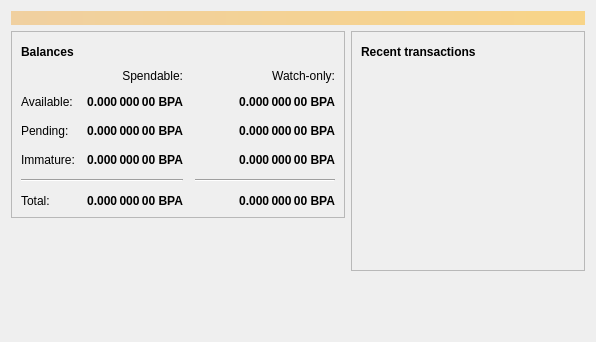
<?xml version="1.0" encoding="UTF-8"?>
<ui version="4.0">
 <class>OverviewPage</class>
 <widget class="QWidget" name="OverviewPage">
  <property name="geometry">
   <rect>
    <x>0</x>
    <y>0</y>
    <width>596</width>
    <height>342</height>
   </rect>
  </property>
  <property name="windowTitle">
   <string>Form</string>
  </property>
  <layout class="QVBoxLayout" name="topLayout">
   <item>
    <widget class="QLabel" name="labelAlerts">
     <property name="visible">
      <bool>false</bool>
     </property>
     <property name="styleSheet">
      <string notr="true">QLabel { background-color: qlineargradient(x1: 0, y1: 0, x2: 1, y2: 0, stop:0 #F0D0A0, stop:1 #F8D488); color:#000000; }</string>
     </property>
     <property name="wordWrap">
      <bool>true</bool>
     </property>
     <property name="margin">
      <number>3</number>
     </property>
     <property name="textInteractionFlags">
      <set>Qt::TextSelectableByMouse</set>
     </property>
    </widget>
   </item>
   <item>
    <layout class="QHBoxLayout" name="horizontalLayout" stretch="1,1">
     <item>
      <layout class="QVBoxLayout" name="verticalLayout_2">
       <item>
        <widget class="QFrame" name="frame">
         <property name="frameShape">
          <enum>QFrame::StyledPanel</enum>
         </property>
         <property name="frameShadow">
          <enum>QFrame::Raised</enum>
         </property>
         <layout class="QVBoxLayout" name="verticalLayout_4">
          <item>
           <layout class="QHBoxLayout" name="horizontalLayout_4">
            <item>
             <widget class="QLabel" name="label_5">
              <property name="font">
               <font>
                <weight>75</weight>
                <bold>true</bold>
               </font>
              </property>
              <property name="text">
               <string>Balances</string>
              </property>
             </widget>
            </item>
            <item>
             <widget class="QPushButton" name="labelWalletStatus">
              <property name="enabled">
               <bool>true</bool>
              </property>
              <property name="maximumSize">
               <size>
                <width>30</width>
                <height>16777215</height>
               </size>
              </property>
              <property name="toolTip">
               <string>The displayed information may be out of date. Your wallet automatically synchronizes with the Bitcoin network after a connection is established, but this process has not completed yet.</string>
              </property>
              <property name="text">
               <string/>
              </property>
              <property name="icon">
               <iconset resource="../bitcoin.qrc">
                <normaloff>:/icons/warning</normaloff>
                <disabledoff>:/icons/warning</disabledoff>:/icons/warning</iconset>
              </property>
              <property name="iconSize">
               <size>
                <width>24</width>
                <height>24</height>
               </size>
              </property>
              <property name="flat">
               <bool>true</bool>
              </property>
             </widget>
            </item>
            <item>
             <spacer name="horizontalSpacer_3">
              <property name="orientation">
               <enum>Qt::Horizontal</enum>
              </property>
              <property name="sizeHint" stdset="0">
               <size>
                <width>40</width>
                <height>20</height>
               </size>
              </property>
             </spacer>
            </item>
           </layout>
          </item>
          <item>
           <layout class="QGridLayout" name="gridLayout">
            <property name="spacing">
             <number>12</number>
            </property>
            <item row="2" column="2">
             <widget class="QLabel" name="labelWatchPending">
              <property name="font">
               <font>
                <weight>75</weight>
                <bold>true</bold>
               </font>
              </property>
              <property name="cursor">
               <cursorShape>IBeamCursor</cursorShape>
              </property>
              <property name="toolTip">
               <string>Unconfirmed transactions to watch-only addresses</string>
              </property>
              <property name="text">
               <string notr="true">0.000 000 00 BPA</string>
              </property>
              <property name="alignment">
               <set>Qt::AlignRight|Qt::AlignTrailing|Qt::AlignVCenter</set>
              </property>
              <property name="textInteractionFlags">
               <set>Qt::LinksAccessibleByMouse|Qt::TextSelectableByKeyboard|Qt::TextSelectableByMouse</set>
              </property>
             </widget>
            </item>
            <item row="2" column="1">
             <widget class="QLabel" name="labelUnconfirmed">
              <property name="font">
               <font>
                <weight>75</weight>
                <bold>true</bold>
               </font>
              </property>
              <property name="cursor">
               <cursorShape>IBeamCursor</cursorShape>
              </property>
              <property name="toolTip">
               <string>Total of transactions that have yet to be confirmed, and do not yet count toward the spendable balance</string>
              </property>
              <property name="text">
               <string notr="true">0.000 000 00 BPA</string>
              </property>
              <property name="alignment">
               <set>Qt::AlignRight|Qt::AlignTrailing|Qt::AlignVCenter</set>
              </property>
              <property name="textInteractionFlags">
               <set>Qt::LinksAccessibleByMouse|Qt::TextSelectableByKeyboard|Qt::TextSelectableByMouse</set>
              </property>
             </widget>
            </item>
            <item row="3" column="2">
             <widget class="QLabel" name="labelWatchImmature">
              <property name="font">
               <font>
                <weight>75</weight>
                <bold>true</bold>
               </font>
              </property>
              <property name="cursor">
               <cursorShape>IBeamCursor</cursorShape>
              </property>
              <property name="toolTip">
               <string>Mined balance in watch-only addresses that has not yet matured</string>
              </property>
              <property name="text">
               <string notr="true">0.000 000 00 BPA</string>
              </property>
              <property name="alignment">
               <set>Qt::AlignRight|Qt::AlignTrailing|Qt::AlignVCenter</set>
              </property>
              <property name="textInteractionFlags">
               <set>Qt::LinksAccessibleByMouse|Qt::TextSelectableByKeyboard|Qt::TextSelectableByMouse</set>
              </property>
             </widget>
            </item>
            <item row="4" column="0" colspan="2">
             <widget class="Line" name="line">
              <property name="orientation">
               <enum>Qt::Horizontal</enum>
              </property>
             </widget>
            </item>
            <item row="4" column="2">
             <widget class="Line" name="lineWatchBalance">
              <property name="sizePolicy">
               <sizepolicy hsizetype="Preferred" vsizetype="Fixed">
                <horstretch>0</horstretch>
                <verstretch>0</verstretch>
               </sizepolicy>
              </property>
              <property name="minimumSize">
               <size>
                <width>140</width>
                <height>0</height>
               </size>
              </property>
              <property name="orientation">
               <enum>Qt::Horizontal</enum>
              </property>
             </widget>
            </item>
            <item row="5" column="0">
             <widget class="QLabel" name="labelTotalText">
              <property name="text">
               <string>Total:</string>
              </property>
             </widget>
            </item>
            <item row="3" column="1">
             <widget class="QLabel" name="labelImmature">
              <property name="font">
               <font>
                <weight>75</weight>
                <bold>true</bold>
               </font>
              </property>
              <property name="cursor">
               <cursorShape>IBeamCursor</cursorShape>
              </property>
              <property name="toolTip">
               <string>Mined balance that has not yet matured</string>
              </property>
              <property name="text">
               <string notr="true">0.000 000 00 BPA</string>
              </property>
              <property name="alignment">
               <set>Qt::AlignRight|Qt::AlignTrailing|Qt::AlignVCenter</set>
              </property>
              <property name="textInteractionFlags">
               <set>Qt::LinksAccessibleByMouse|Qt::TextSelectableByKeyboard|Qt::TextSelectableByMouse</set>
              </property>
             </widget>
            </item>
            <item row="2" column="3">
             <spacer name="horizontalSpacer_2">
              <property name="orientation">
               <enum>Qt::Horizontal</enum>
              </property>
              <property name="sizeHint" stdset="0">
               <size>
                <width>40</width>
                <height>20</height>
               </size>
              </property>
             </spacer>
            </item>
            <item row="3" column="0">
             <widget class="QLabel" name="labelImmatureText">
              <property name="text">
               <string>Immature:</string>
              </property>
             </widget>
            </item>
            <item row="5" column="1">
             <widget class="QLabel" name="labelTotal">
              <property name="font">
               <font>
                <weight>75</weight>
                <bold>true</bold>
               </font>
              </property>
              <property name="cursor">
               <cursorShape>IBeamCursor</cursorShape>
              </property>
              <property name="toolTip">
               <string>Your current total balance</string>
              </property>
              <property name="text">
               <string notr="true">0.000 000 00 BPA</string>
              </property>
              <property name="alignment">
               <set>Qt::AlignRight|Qt::AlignTrailing|Qt::AlignVCenter</set>
              </property>
              <property name="textInteractionFlags">
               <set>Qt::LinksAccessibleByMouse|Qt::TextSelectableByKeyboard|Qt::TextSelectableByMouse</set>
              </property>
             </widget>
            </item>
            <item row="5" column="2">
             <widget class="QLabel" name="labelWatchTotal">
              <property name="font">
               <font>
                <weight>75</weight>
                <bold>true</bold>
               </font>
              </property>
              <property name="cursor">
               <cursorShape>IBeamCursor</cursorShape>
              </property>
              <property name="toolTip">
               <string>Current total balance in watch-only addresses</string>
              </property>
              <property name="text">
               <string notr="true">0.000 000 00 BPA</string>
              </property>
              <property name="alignment">
               <set>Qt::AlignRight|Qt::AlignTrailing|Qt::AlignVCenter</set>
              </property>
              <property name="textInteractionFlags">
               <set>Qt::LinksAccessibleByMouse|Qt::TextSelectableByKeyboard|Qt::TextSelectableByMouse</set>
              </property>
             </widget>
            </item>
            <item row="0" column="2">
             <widget class="QLabel" name="labelWatchonly">
              <property name="text">
               <string>Watch-only:</string>
              </property>
              <property name="alignment">
               <set>Qt::AlignRight|Qt::AlignTrailing|Qt::AlignVCenter</set>
              </property>
             </widget>
            </item>
            <item row="1" column="0">
             <widget class="QLabel" name="labelBalanceText">
              <property name="text">
               <string>Available:</string>
              </property>
             </widget>
            </item>
            <item row="1" column="1">
             <widget class="QLabel" name="labelBalance">
              <property name="font">
               <font>
                <weight>75</weight>
                <bold>true</bold>
               </font>
              </property>
              <property name="cursor">
               <cursorShape>IBeamCursor</cursorShape>
              </property>
              <property name="toolTip">
               <string>Your current spendable balance</string>
              </property>
              <property name="text">
               <string notr="true">0.000 000 00 BPA</string>
              </property>
              <property name="alignment">
               <set>Qt::AlignRight|Qt::AlignTrailing|Qt::AlignVCenter</set>
              </property>
              <property name="textInteractionFlags">
               <set>Qt::LinksAccessibleByMouse|Qt::TextSelectableByKeyboard|Qt::TextSelectableByMouse</set>
              </property>
             </widget>
            </item>
            <item row="1" column="2">
             <widget class="QLabel" name="labelWatchAvailable">
              <property name="font">
               <font>
                <weight>75</weight>
                <bold>true</bold>
               </font>
              </property>
              <property name="cursor">
               <cursorShape>IBeamCursor</cursorShape>
              </property>
              <property name="toolTip">
               <string>Your current balance in watch-only addresses</string>
              </property>
              <property name="text">
               <string notr="true">0.000 000 00 BPA</string>
              </property>
              <property name="alignment">
               <set>Qt::AlignRight|Qt::AlignTrailing|Qt::AlignVCenter</set>
              </property>
              <property name="textInteractionFlags">
               <set>Qt::LinksAccessibleByMouse|Qt::TextSelectableByKeyboard|Qt::TextSelectableByMouse</set>
              </property>
             </widget>
            </item>
            <item row="2" column="0">
             <widget class="QLabel" name="labelPendingText">
              <property name="text">
               <string>Pending:</string>
              </property>
             </widget>
            </item>
            <item row="0" column="1">
             <widget class="QLabel" name="labelSpendable">
              <property name="text">
               <string>Spendable:</string>
              </property>
              <property name="alignment">
               <set>Qt::AlignRight|Qt::AlignTrailing|Qt::AlignVCenter</set>
              </property>
             </widget>
            </item>
           </layout>
          </item>
         </layout>
        </widget>
       </item>
       <item>
        <spacer name="verticalSpacer">
         <property name="orientation">
          <enum>Qt::Vertical</enum>
         </property>
         <property name="sizeHint" stdset="0">
          <size>
           <width>20</width>
           <height>40</height>
          </size>
         </property>
        </spacer>
       </item>
      </layout>
     </item>
     <item>
      <layout class="QVBoxLayout" name="verticalLayout_3">
       <item>
        <widget class="QFrame" name="frame_2">
         <property name="frameShape">
          <enum>QFrame::StyledPanel</enum>
         </property>
         <property name="frameShadow">
          <enum>QFrame::Raised</enum>
         </property>
         <layout class="QVBoxLayout" name="verticalLayout">
          <item>
           <layout class="QHBoxLayout" name="horizontalLayout_2">
            <item>
             <widget class="QLabel" name="label_4">
              <property name="font">
               <font>
                <weight>75</weight>
                <bold>true</bold>
               </font>
              </property>
              <property name="text">
               <string>Recent transactions</string>
              </property>
             </widget>
            </item>
            <item>
             <widget class="QPushButton" name="labelTransactionsStatus">
              <property name="enabled">
               <bool>true</bool>
              </property>
              <property name="maximumSize">
               <size>
                <width>30</width>
                <height>16777215</height>
               </size>
              </property>
              <property name="toolTip">
               <string>The displayed information may be out of date. Your wallet automatically synchronizes with the Bitcoin network after a connection is established, but this process has not completed yet.</string>
              </property>
              <property name="text">
               <string/>
              </property>
              <property name="icon">
               <iconset resource="../bitcoin.qrc">
                <normaloff>:/icons/warning</normaloff>
                <disabledoff>:/icons/warning</disabledoff>:/icons/warning</iconset>
              </property>
              <property name="iconSize">
               <size>
                <width>24</width>
                <height>24</height>
               </size>
              </property>
              <property name="flat">
               <bool>true</bool>
              </property>
             </widget>
            </item>
            <item>
             <spacer name="horizontalSpacer">
              <property name="orientation">
               <enum>Qt::Horizontal</enum>
              </property>
              <property name="sizeHint" stdset="0">
               <size>
                <width>40</width>
                <height>20</height>
               </size>
              </property>
             </spacer>
            </item>
           </layout>
          </item>
          <item>
           <widget class="QListView" name="listTransactions">
            <property name="styleSheet">
             <string notr="true">QListView { background: transparent; }</string>
            </property>
            <property name="frameShape">
             <enum>QFrame::NoFrame</enum>
            </property>
            <property name="verticalScrollBarPolicy">
             <enum>Qt::ScrollBarAlwaysOff</enum>
            </property>
            <property name="horizontalScrollBarPolicy">
             <enum>Qt::ScrollBarAlwaysOff</enum>
            </property>
            <property name="selectionMode">
             <enum>QAbstractItemView::NoSelection</enum>
            </property>
           </widget>
          </item>
         </layout>
        </widget>
       </item>
       <item>
        <spacer name="verticalSpacer_2">
         <property name="orientation">
          <enum>Qt::Vertical</enum>
         </property>
         <property name="sizeHint" stdset="0">
          <size>
           <width>20</width>
           <height>40</height>
          </size>
         </property>
        </spacer>
       </item>
      </layout>
     </item>
    </layout>
   </item>
  </layout>
 </widget>
 <resources/>
 <connections/>
</ui>
